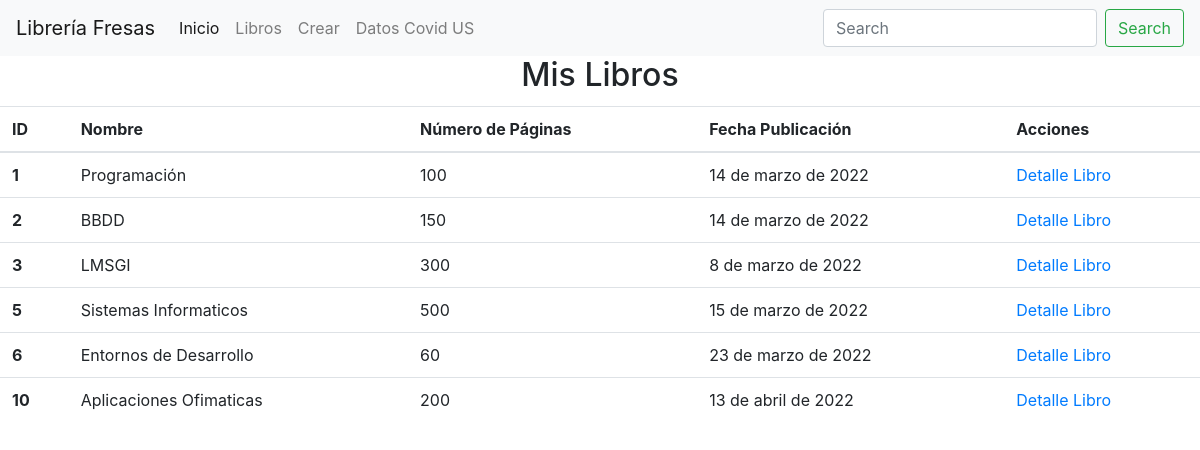
The app's page /libreria/libros/, older data.
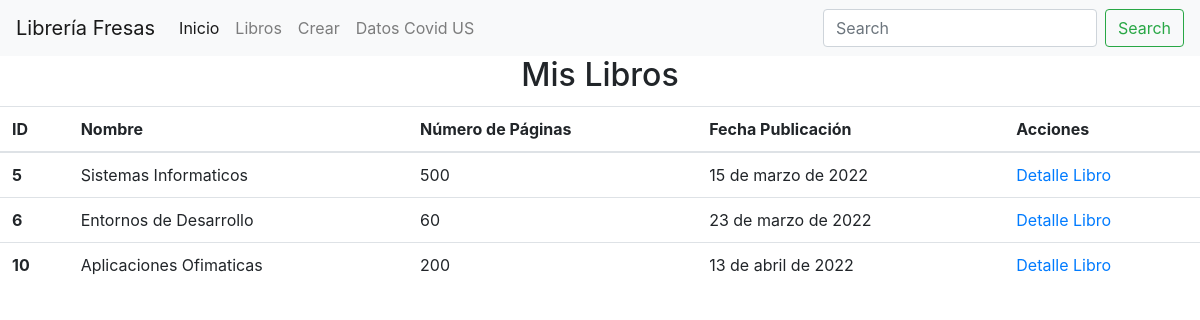
The same page, newer data.
### libreria/models.py (models this page shows, shortened)
class Libro(models.Model):
    id = models.IntegerField(primary_key=True)
    nombre= models.TextField(max_length=150)
    num_paginas = models.IntegerField()
    fecha_publicacion = models.DateField()
    editorial = models.ForeignKey(Editorial, on_delete=models.CASCADE, default=None)

### libreria/views.py (the view)
# urls.py: path('libros/', cargar_vista_libros),
def cargar_vista_libros(requests):
    lista_libros = Libro.objects.all()
    return render(requests,'libros.html', {'libros': lista_libros})

### templates/libros.html
{% include "header.html" %}
{% block content %}
    <h2 class="card-title" style="text-align: center">Mis Libros</h2>
    <table class="table">
        <thead>
        <tr>
            <th scope="col">ID</th>
            <th scope="col">Nombre</th>
            <th scope="col">Número de Páginas</th>
            <th scope="col">Fecha Publicación</th>
            <th scope="col">Acciones</th>
        </tr>
        </thead>
        <tbody>
        {% for libro in libros %}
            <tr>
                <th>{{ libro.id }}</th>
                <td>{{ libro.nombre }}</td>
                <td>{{ libro.num_paginas }}</td>
                <td>{{ libro.fecha_publicacion }}</td>
                <td><a href="/libreria/libros/{{ libro.id }}">Detalle Libro</a></td>
            </tr>
        {% endfor %}
        </tbody>
    </table>
{% endblock %}

Row changes from the older to the newer data that the page shows:
removed Libro: id "1", nombre "Programación", num_paginas "100", fecha_publicacion "14 de marzo de 2022"
removed Libro: id "2", nombre "BBDD", num_paginas "150", fecha_publicacion "14 de marzo de 2022"
removed Libro: id "3", nombre "LMSGI", num_paginas "300", fecha_publicacion "8 de marzo de 2022"
